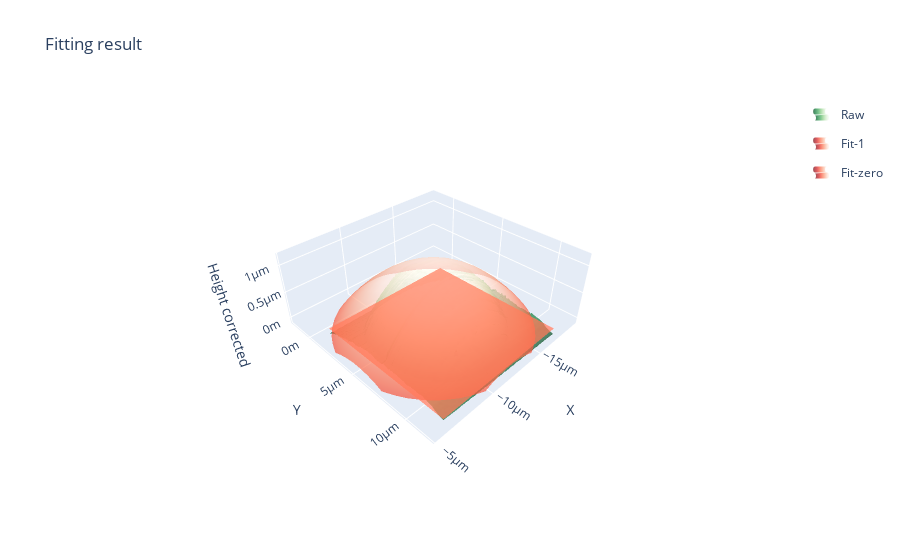

The cell this chart's notebook holds for it:
### Markdown cell above
## Get liquid drop properties

### Code cell
plt.close('all')
#drop analysis of AFM data
drop_df, img_anal, fig_list = wetting.get_drop_prop(afm_data, anal_data_h, output_paths[0])
drop_df['AFM file'] = img_file_paths[0]
for fig in fig_list:
    display(fig)
display(drop_df)
plt.close('all')
